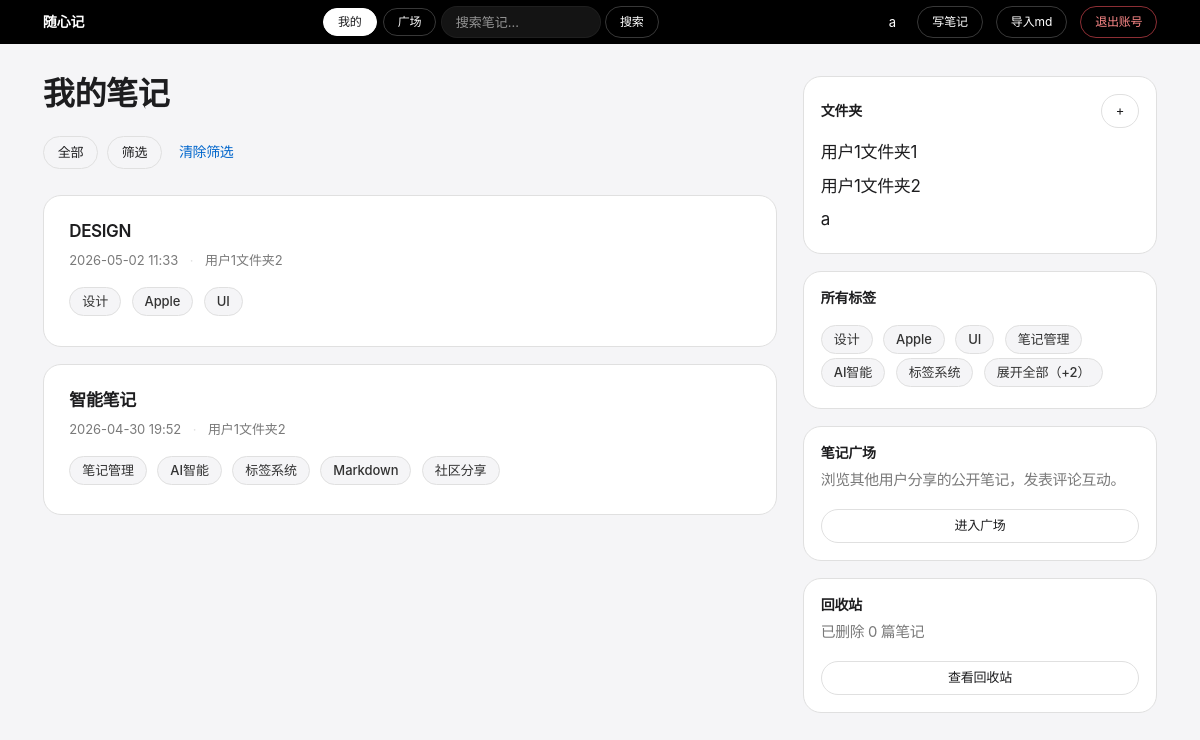
The page /?folder_id=2 (signed in) on the database its author committed.
### app.py (models this page shows)
class User(UserMixin, db.Model):
    id       = db.Column(db.Integer, primary_key=True)
    username = db.Column(db.String(80), unique=True, nullable=False)
    password = db.Column(db.String(200), nullable=False)
    notes    = db.relationship('Note', backref='author', lazy=True)
    comments = db.relationship('Comment', backref='author', lazy=True)

class Note(db.Model):
    id         = db.Column(db.Integer, primary_key=True)
    title      = db.Column(db.String(200), nullable=False)
    content    = db.Column(db.Text, nullable=False)
    created_at = db.Column(db.DateTime, default=datetime.utcnow)
    updated_at = db.Column(db.DateTime, default=datetime.utcnow)  # 手动在 edit 时刷新
    user_id    = db.Column(db.Integer, db.ForeignKey('user.id'), nullable=False)
    folder_id  = db.Column(db.Integer, db.ForeignKey('folder.id'), nullable=True)
    is_public  = db.Column(db.Boolean, default=False)
    is_deleted = db.Column(db.Boolean, default=False)
    deleted_at = db.Column(db.DateTime, nullable=True)
    tags       = db.relationship('Tag', secondary=note_tags, backref='notes')
    comments   = db.relationship('Comment', backref='note', lazy=True, order_by='Comment.created_at.desc()', cascade='all, delete-orphan')
    versions   = db.relationship('NoteVersion', backref='note', lazy=True, order_by='NoteVersion.created_at.desc()', cascade='all, delete-orphan')

class Folder(db.Model):
    id      = db.Column(db.Integer, primary_key=True)
    name    = db.Column(db.String(100), nullable=False)
    user_id = db.Column(db.Integer, db.ForeignKey('user.id'), nullable=False)
    notes   = db.relationship('Note', backref='folder', lazy=True)

class Tag(db.Model):
    id   = db.Column(db.Integer, primary_key=True)
    name = db.Column(db.String(50), unique=True, nullable=False)

### app.py (the view)
@app.route('/')
@login_required
def index():
    folder_id = request.args.get('folder_id')
    tag_id    = request.args.get('tag_id')
    q = Note.query.filter_by(user_id=current_user.id, is_deleted=False)
    if folder_id:
        q = q.filter_by(folder_id=folder_id)
    if tag_id:
        tag = db.session.get(Tag, int(tag_id))
        if tag:
            q = q.filter(Note.tags.contains(tag))
    notes   = q.order_by(Note.created_at.desc()).all()
    folders = Folder.query.filter_by(user_id=current_user.id).all()
    tags    = (Tag.query
               .join(note_tags)
               .join(Note)
               .filter(Note.user_id == current_user.id, Note.is_deleted == False)
               .distinct().all())
    trash_count = Note.query.filter_by(user_id=current_user.id, is_deleted=True).count()
    return render_template(
        'index.html', notes=notes, folders=folders, tags=tags,
        current_folder_id=int(folder_id) if folder_id else None,
        current_tag_id=int(tag_id) if tag_id else None,
        trash_count=trash_count,
    )

### app.py (called while the page is built)
@app.template_filter('local_time')
def local_time(dt):
    if dt is None:
        return ''
    beijing = timezone(timedelta(hours=8))
    return dt.replace(tzinfo=timezone.utc).astimezone(beijing).strftime('%Y-%m-%d %H:%M')

@login_manager.user_loader
def load_user(user_id):
    return db.session.get(User, int(user_id))

### templates/index.html (shortened to what this page needs)
{% extends 'base.html' %}
{% block content %}
<div class="row">
    <div class="col-md-8">
        <h2 class="display-title">我的笔记</h2>
        <div class="d-flex gap-2 mb-4 flex-wrap">
            <a href="/" class="btn btn-sm {% if not current_folder_id and not current_tag_id %}btn-dark{% else %}btn-outline-secondary{% endif %}">
                全部
            </a>
            <a href="/search?scope=mine" class="btn btn-sm btn-outline-secondary">筛选</a>
            {% if current_folder_id or current_tag_id %}
            <a href="/" class="btn-link-apple">清除筛选</a>
            {% endif %}
        </div>
        {% for note in notes %}
        <div class="card mb-3 p-4">
            <div class="d-flex justify-content-between align-items-start">
                <div class="flex-grow-1">
                    <h5 class="mb-2"><a href="/notes/{{ note.id }}" class="note-title-link">{{ note.title }}</a></h5>
                    <div class="note-meta">
                        <span>{{ note.created_at | local_time }}</span>
                        {% if note.folder %}
                        <span class="sep">·</span>
                        <span>{{ note.folder.name }}</span>
                        {% endif %}
                    </div>
                    {% if note.tags %}
                    <div class="mt-3">
                        {% for tag in note.tags %}
                        <a href="/tags/{{ tag.id }}" class="tag-badge tag-color-{{ tag.id % 8 }}">{{ tag.name }}</a>
                        {% endfor %}
                    </div>
                    {% endif %}
                </div>
            </div>
        </div>
        {% else %}
        <div class="text-center py-5">
            <p class="text-muted mb-3">还没有笔记，快去写第一篇吧</p>
            <a href="/notes/new" class="btn btn-primary">写笔记</a>
        </div>
        {% endfor %}
    </div>
    <div class="col-md-4">
        <div class="card p-3 mb-3">
            <div class="d-flex justify-content-between align-items-center mb-2">
                <h6 class="mb-0">文件夹</h6>
                <button class="btn btn-sm btn-outline-secondary" data-bs-toggle="collapse"
                    data-bs-target="#newFolderForm">+</button>
            </div>
            {% for folder in folders %}
            <a href="/folders/{{ folder.id }}" class="d-block note-title-link py-1">
                {{ folder.name }}
            </a>
            {% else %}
            <p class="text-muted small mb-0">还没有文件夹</p>
            {% endfor %}
        </div>
        <div class="card p-3 mb-3">
            <h6 class="mb-3">所有标签</h6>
            {% set ns = namespace(counts={}) %}
            {% for note in notes %}
                {% for tag in note.tags %}
                    {% if tag.id in ns.counts %}
                        {% set _ = ns.counts.update({tag.id: {'tag': tag, 'count': ns.counts[tag.id].count + 1}}) %}
                    {% else %}
                        {% set _ = ns.counts.update({tag.id: {'tag': tag, 'count': 1}}) %}
                    {% endif %}
                {% endfor %}
            {% endfor %}
            {% set sorted_tags = ns.counts.values() | sort(attribute='count', reverse=True) | list %}
            {% set top_tags = sorted_tags[:6] %}
            {% set rest_tags = sorted_tags[6:] %}
            {% if sorted_tags %}
                <div id="tagsWrap">
                    {% for item in top_tags %}
                    <a href="/tags/{{ item.tag.id }}" class="tag-badge tag-color-{{ item.tag.id % 8 }}">{{ item.tag.name }}</a>
                    {% endfor %}
                    {% if rest_tags %}
                    <button type="button" class="tag-badge btn-toggle-more" id="toggleMoreTags" aria-expanded="false">
                        <span class="tt-more">展开全部（+{{ rest_tags|length }}）</span>
                    </button>
                    {% endif %}
                </div>
            {% else %}
            <p class="text-muted small mb-0">还没有标签</p>
            {% endif %}
        </div>
        <div class="card p-3 mb-3">
            <h6 class="mb-2">笔记广场</h6>
            <p class="small text-muted">浏览其他用户分享的公开笔记，发表评论互动。</p>
            <a href="/plaza" class="btn btn-sm btn-outline-secondary w-100">进入广场</a>
        </div>
        <div class="card p-3">
            <h6 class="mb-2">回收站</h6>
            <p class="small text-muted">已删除 {{ trash_count }} 篇笔记</p>
            <a href="/trash" class="btn btn-sm btn-outline-secondary w-100">查看回收站</a>
        </div>
    </div>
</div>
{% endblock %}

### templates/base.html (shortened to what this page needs)
<!DOCTYPE html>
<html>
<head>
    <link href="https://cdn.jsdelivr.net/npm/bootstrap@5.3.0/dist/css/bootstrap.min.css" rel="stylesheet">
    <link rel="stylesheet" href="https://cdn.jsdelivr.net/npm/easymde/dist/easymde.min.css">
</head>
<body>
    <nav class="navbar navbar-dark mb-4">
        <div class="container">
            <a class="navbar-brand fw-bold" href="/">随心记</a>
            {% if current_user.is_authenticated %}
            <form class="d-flex align-items-center me-2" method="GET" action="/search" id="navSearchForm">
                <div class="btn-group btn-group-sm me-1" role="group">
                    <label class="btn btn-outline-light" for="nav-scope-mine">我的</label>
                    <label class="btn btn-outline-light" for="nav-scope-plaza">广场</label>
                </div>
                <input type="text" name="q" class="form-control form-control-sm me-1" placeholder="搜索笔记..."
                    style="width:160px">
                <button type="submit" class="btn btn-sm btn-outline-light">搜索</button>
            </form>
            <div>
                <a href="/profile" class="text-white text-decoration-none me-3">{{ current_user.username }}</a>
                <a href="/notes/new" class="btn btn-sm btn-outline-light me-2">写笔记</a>
                <form method="POST" action="/notes/import" enctype="multipart/form-data" class="d-inline">
                    <label class="btn btn-sm btn-outline-light me-2">
                        导入md
                    </label>
                </form>
                <a href="/logout" class="btn btn-sm btn-outline-danger" data-confirm="确定要退出账号吗？">退出账号</a>
            </div>
            {% endif %}
        </div>
    </nav>
    <div class="container">
        {% block content %}{% endblock %}
    </div>
</body>
</html>

### rows shown on the page
User: username "a"
Note: title "DESIGN", created_at|local_time "2026-05-02 11:33", folder.name "用户1文件夹2"
Tag: name "设计", tag.name "设计"
Tag: name "Apple", tag.name "Apple"
Tag: name "UI", tag.name "UI"
Note: title "智能笔记", created_at|local_time "2026-04-30 19:52", folder.name "用户1文件夹2"
Tag: name "笔记管理", tag.name "笔记管理"
Tag: name "AI智能", tag.name "AI智能"
Tag: name "标签系统", tag.name "标签系统"
Tag: name "Markdown"
Tag: name "社区分享"
Folder: name "用户1文件夹1"
Folder: name "用户1文件夹2"
Folder: name "a"

### other values the page prints
{{ rest_tags|length }} "2"
{{ trash_count }} "0"
